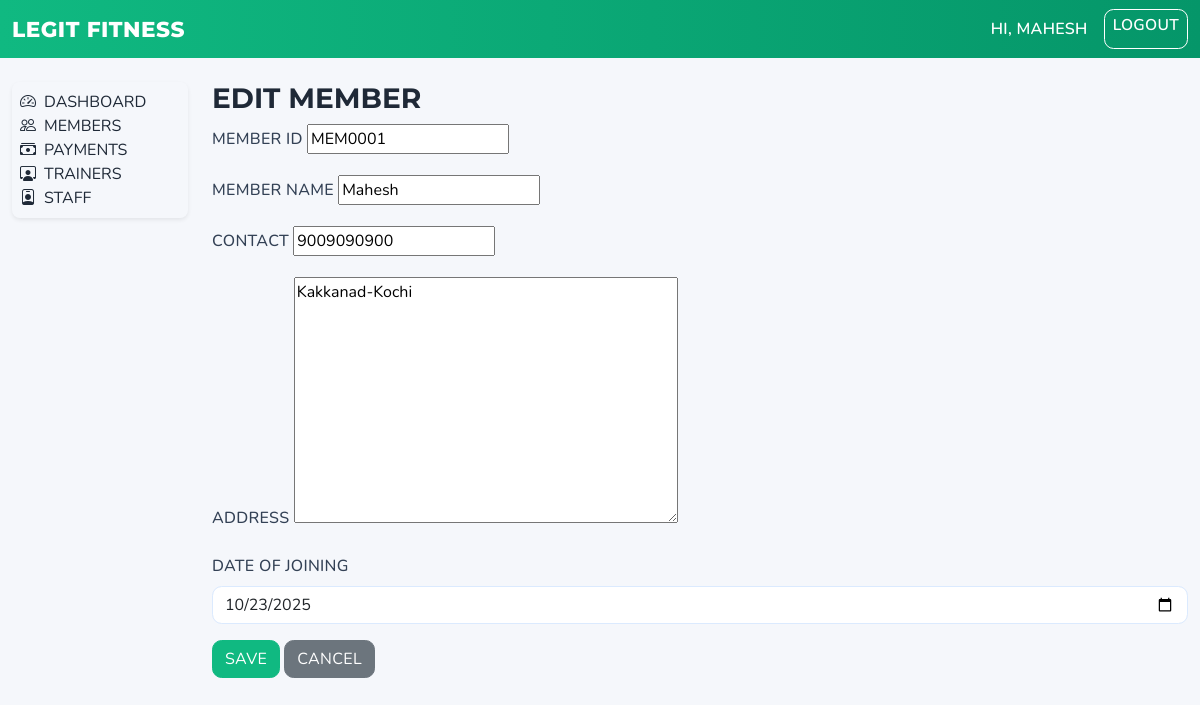
Screenshot of /members/5/edit/ (signed in) with the database file from the repository.
### customers/models.py (models this page shows, shortened)
class Member(models.Model):
    member_id = models.CharField(max_length=20, null=True, blank=True)
    name = models.CharField(max_length=150)
    contact = models.CharField(max_length=20, blank=True)
    address = models.TextField(blank=True)
    date_of_joining = models.DateField(null=True, blank=True)
    membership_due_date = models.DateField(null=True, blank=True)
    position = models.PositiveIntegerField(default=0, db_index=True)
    class Meta:
        ordering = ["position", "name"]
        constraints = [
            models.UniqueConstraint(
                fields=["member_id"],
                name="unique_member_id_when_set",
                condition=Q(member_id__isnull=False) & ~Q(member_id=""),
            )
        ]

### customers/views.py (the view, shortened to what this page needs)
# urls.py: path("<int:pk>/edit/", MemberUpdateView.as_view(), name="edit"),
class MemberUpdateView(LoginRequiredMixin, UpdateView):
    model = Member
    form_class = MemberForm
    template_name = "customers/form.html"

### customers/forms.py (shortened to what this page needs)
class MemberForm(forms.ModelForm):
    class Meta:
        model = Member
        fields = [
            "member_id",
            "name",
            "contact",
            "address",
            "date_of_joining",
        ]
        widgets = {
            "date_of_joining": forms.DateInput(attrs={"class": "form-control", "type": "date"}),
        }

### templates/customers/form.html (shortened to what this page needs)
{% extends 'base.html' %}
{% block body_class %}theme-members{% endblock %}
{% block content %}
  <h3 class="text-uppercase">{% if object %}Edit Member{% else %}Add Member{% endif %}</h3>
  <form method="post" novalidate class="text-uppercase">
    <div class="mb-3">
      <label for="id_member_id" class="form-label">Member ID</label>
      {{ form.member_id }}
    </div>
    <div class="mb-3">
      <label for="id_name" class="form-label">Member Name</label>
      {{ form.name }}
    </div>
    <div class="mb-3">
      <label for="id_contact" class="form-label">Contact</label>
      {{ form.contact }}
    </div>
    <div class="mb-3">
      <label for="id_address" class="form-label">Address</label>
      {{ form.address }}
    </div>
    <div class="mb-3">
      <label for="id_date_of_joining" class="form-label">Date of Joining</label>
      {{ form.date_of_joining }}
    </div>
    <button type="submit" class="btn btn-primary">Save</button>
    <a href="{% url 'members:list' %}" class="btn btn-secondary">Cancel</a>
  </form>
{% endblock %}

### templates/base.html (shortened to what this page needs)
<!DOCTYPE html>
<html lang="en">
<head>
  {% load static %}
  <link rel="stylesheet" href="https://cdn.jsdelivr.net/npm/bootstrap@5.3.2/dist/css/bootstrap.min.css">
  <link rel="stylesheet" href="https://cdn.jsdelivr.net/npm/bootstrap-icons@1.11.3/font/bootstrap-icons.css">
  <link rel="stylesheet" href="{% static 'css/theme.css' %}">
</head>
<body class="{% block body_class %}{% endblock %}">
<nav class="navbar navbar-expand-lg navbar-dark bg-dark mb-4 text-uppercase" aria-label="Main navigation">
  <div class="container-fluid">
    <a class="navbar-brand" href="/">Legit Fitness</a>
    <div class="d-flex">
      {% if user.is_authenticated %}
        <span class="navbar-text me-3" aria-label="Signed in user">Hi, {{ user.get_username }}</span>
        <a class="btn btn-outline-light btn-sm" href="{% url 'logout' %}" aria-label="Logout">Logout</a>
      {% else %}
        <a class="btn btn-outline-light btn-sm" href="{% url 'login' %}" aria-label="Login">Login</a>
      {% endif %}
    </div>
  </div>
</nav>
<div class="container-fluid">
  <div class="row">
    {% if user.is_authenticated %}
    <aside class="col-12 col-md-3 col-lg-2 mb-3">
      <div class="lf-sidebar rounded-3 shadow-sm p-2 text-uppercase" role="navigation" aria-label="Sidebar navigation">
        <a class="list-group-item list-group-item-action d-flex align-items-center gap-2" href="{% url 'home' %}" aria-label="Dashboard"><i class="bi bi-speedometer2" aria-hidden="true"></i><span>Dashboard</span></a>
        <a class="list-group-item list-group-item-action d-flex align-items-center gap-2" href="{% url 'members:list' %}" aria-label="Members"><i class="bi bi-people" aria-hidden="true"></i><span>Members</span></a>
        <a class="list-group-item list-group-item-action d-flex align-items-center gap-2" href="{% url 'fees:list' %}" aria-label="Payments"><i class="bi bi-cash-stack" aria-hidden="true"></i><span>Payments</span></a>
        <a class="list-group-item list-group-item-action d-flex align-items-center gap-2" href="{% url 'trainers:list' %}" aria-label="Trainers"><i class="bi bi-person-workspace" aria-hidden="true"></i><span>Trainers</span></a>
        <a class="list-group-item list-group-item-action d-flex align-items-center gap-2" href="{% url 'staff:list' %}" aria-label="Staff"><i class="bi bi-person-badge" aria-hidden="true"></i><span>Staff</span></a>
      </div>
    </aside>
    <main class="col-12 col-md-9 col-lg-10">
    {% else %}
    <main class="col-12">
    {% endif %}
      {% block content %}{% endblock %}
    </main>
  </div>
</div>
</body>
</html>

### static/css/theme.css (style rules this page uses)
:root { --lf-primary:#0d6efd; --lf-primary-2:#5aa6ff; --lf-success:#20c997; --lf-purple:#6f42c1; --lf-bg:#f5f7fb; --lf-card:#ffffff; --lf-text:#1f2937; }
body.theme-members { --lf-primary:#10b981; --lf-purple:#059669; }
html,body { background:var(--lf-bg); font-family: 'Nunito', system-ui, -apple-system, Segoe UI, Roboto, 'Helvetica Neue', Arial, 'Noto Sans', 'Liberation Sans', sans-serif; color: var(--lf-text); text-transform:uppercase }
h1,h2,h3,h4,h5,h6 { font-weight:700; font-family: 'Montserrat', 'Nunito', sans-serif; text-transform:uppercase }
.navbar { background: linear-gradient(90deg, var(--lf-primary) 0%, var(--lf-purple) 100%) !important; }
.navbar .navbar-brand,.navbar .navbar-text { color:#fff !important }
.navbar .btn { border-color:#fff;color:#fff }
.navbar .navbar-brand { font-family:'Montserrat','Nunito',sans-serif;font-weight:800;font-size:1.35rem;letter-spacing:.5px;text-transform:uppercase }
.navbar .navbar-text { font-size:1rem;font-weight:600;text-transform:uppercase;letter-spacing:.3px }
.navbar .btn { font-size:.975rem;font-weight:600;text-transform:uppercase;letter-spacing:.3px }
.btn-primary { background:var(--lf-primary);border-color:var(--lf-primary) }
.btn, .form-control, .form-select { border-radius: .6rem; }
.btn { text-transform:uppercase; letter-spacing:.3px }
.form-control,.form-select { border-color:#dbeafe }
.form-label,label { text-transform:uppercase; letter-spacing:.3px }
label { font-weight:500;color:#334155 }

### rows the page displays
Member: member_id "MEM0001", name "Mahesh", contact "9009090900", address "Kakkanad-Kochi", date_of_joining "10/23/2025"

### other values shown
{{ user.get_username }} "MAHESH"
